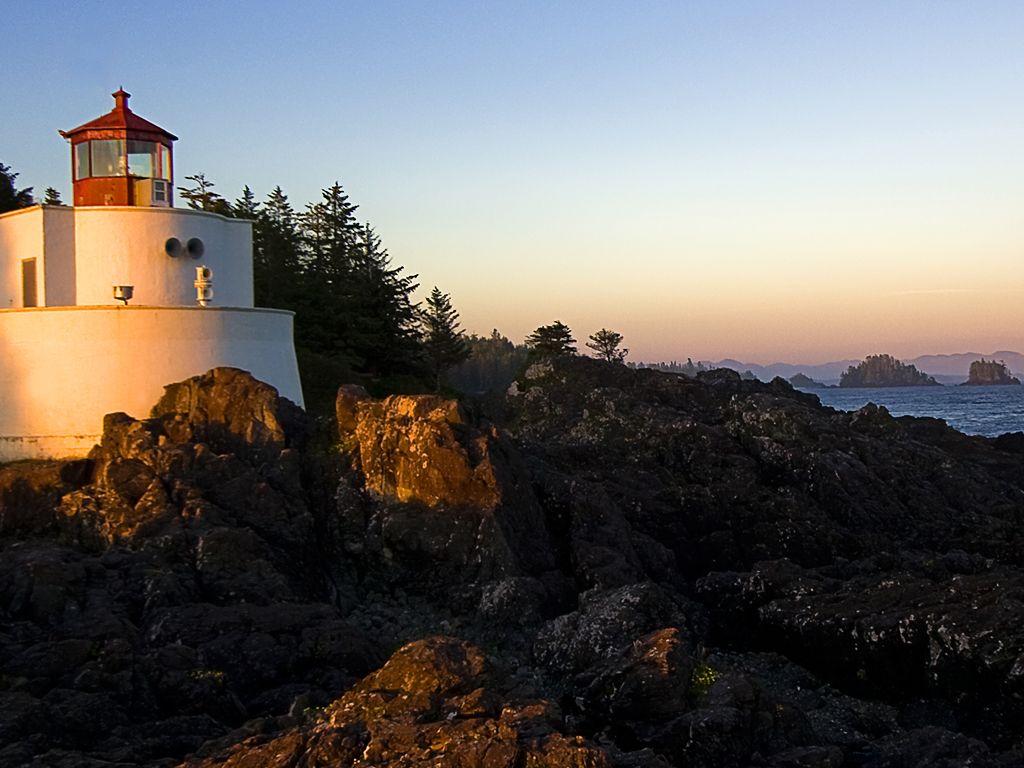
//> input picture OpenCvTestproject/Lighthouse.jpg, 1024 x 768 px
$ ./blobs   (built with g++ and OpenCV 4)
//> lines starting //> are read from the running program, lines starting //| are printed output that depends on the picture; after the words box and inside, x2 and y2 are one past the last pixel; in counts of white or black regions, pixels touching at a corner belong together
// [16 lines of licence text are left out]

#include <iostream>
#include <vector>
#include <opencv2/core/core.hpp>
#include <opencv2/imgproc/imgproc.hpp>
#include <opencv2/highgui/highgui.hpp>

int main()
{
	// Read input binary image
	cv::Mat image= cv::imread("Lighthouse.jpg",0);
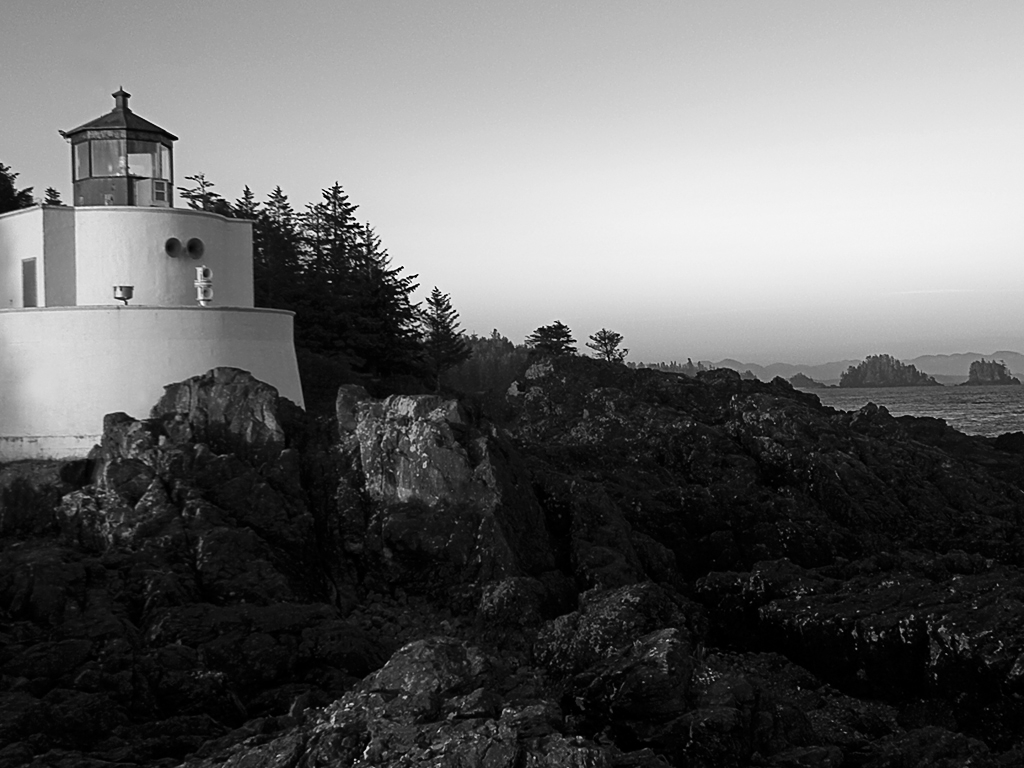
//> image: 768 rows x 1024 cols, CV_8UC1; min 0, max 255, mean 101.6
	if (!image.data)
		return 0;

	cv::namedWindow("Binary Image");
	cv::imshow("Binary Image",image);

	// Get the contours of the connected components
	std::vector<std::vector<cv::Point>> contours;
	cv::findContours(image,
		contours, // a vector of contours
		CV_RETR_EXTERNAL, // retrieve the external contours
		CV_CHAIN_APPROX_NONE); // retrieve all pixels of each contours
//> contours = 2 contours, 1 with area under 20; largest, box (x1, y1, x2, y2) and area: (0, 0, 1024, 768) 784429

	// Print contours' length
	std::cout << "Contours: " << contours.size() << std::endl;
//| Contours: 2
	std::vector<std::vector<cv::Point>>::const_iterator itContours= contours.begin();
	for ( ; itContours!=contours.end(); ++itContours) {

		std::cout << "Size: " << itContours->size() << std::endl;
	}
//> this loop made 2 passes
//| Size: 5
//| Size: 3672

	// draw black contours on white image
	cv::Mat result(image.size(),CV_8U,cv::Scalar(255));
	// [99 lines of commented-out code are left out]
	image= cv::imread("Lighthouse.jpg",0);

	// Get the contours of the connected components
	cv::findContours(image,
		contours, // a vector of contours
		CV_RETR_LIST, // retrieve the external and internal contours
		CV_CHAIN_APPROX_NONE); // retrieve all pixels of each contours
//> contours = 1720 contours, 1638 with area under 20; largest, box (x1, y1, x2, y2) and area: (0, 0, 1024, 768) 784429, (616, 724, 666, 753) 544, (899, 669, 927, 699) 462, (709, 624, 737, 650) 298, (744, 606, 760, 632) 222

	// draw black contours on white image
	result.setTo(cv::Scalar(255));
	cv::drawContours(result,contours,
		-1, // draw all contours
		cv::Scalar(0), // in black
		2); // with a thickness of 2
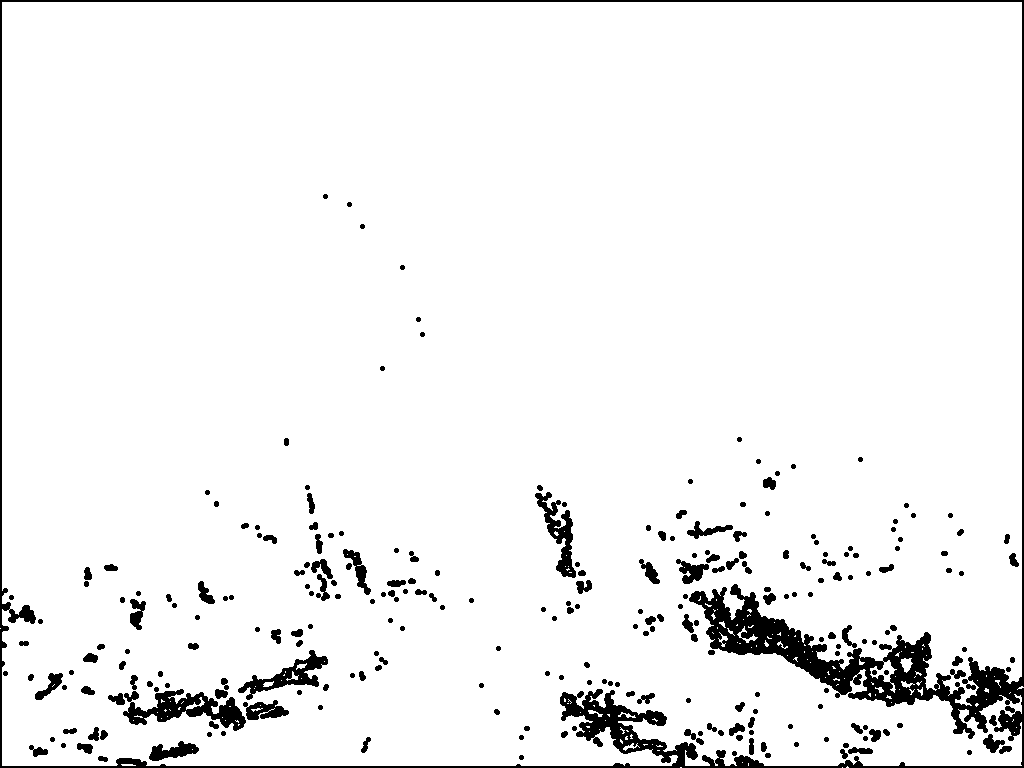
//> result: 768 rows x 1024 cols, CV_8UC1; 94.6% white; 256 black regions, largest, box (x1, y1, x2, y2) and area: (0, 0, 1024, 768) 24254, (123, 689, 246, 731) 2267, (238, 650, 328, 700) 1294
	cv::namedWindow("All Contours");
	cv::imshow("All Contours",result);

	cv::waitKey();
	return 0;
}

$ run again, with OpenCvTestproject/Desert.jpg copied over OpenCvTestproject/Lighthouse.jpg
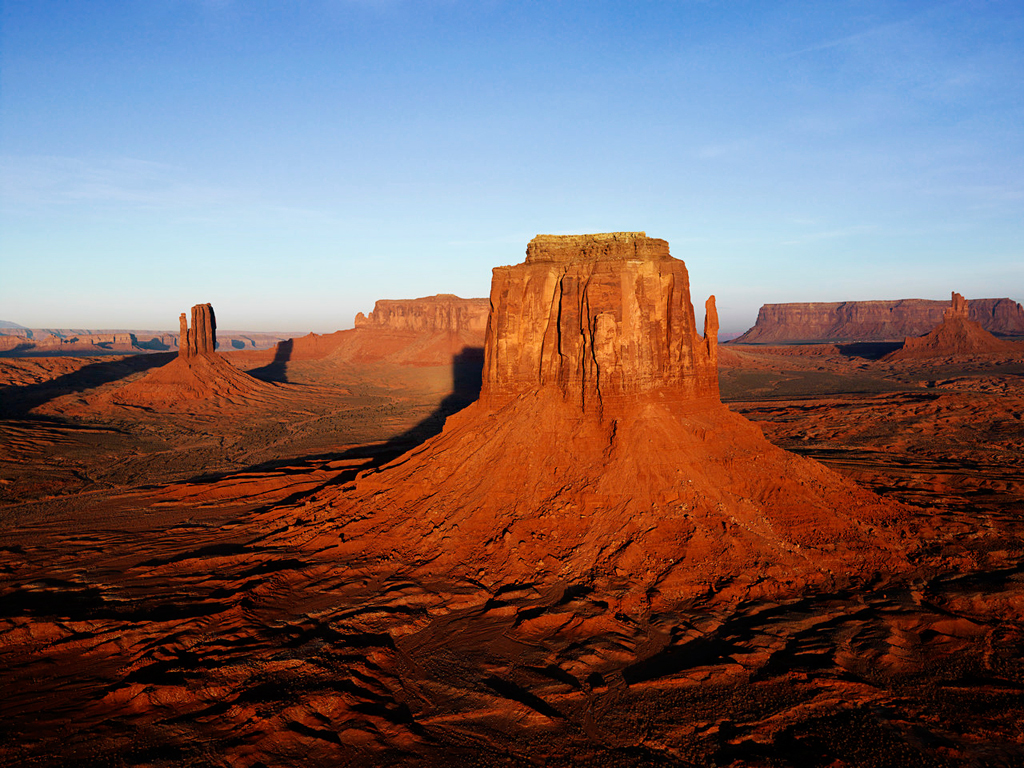
//> input picture OpenCvTestproject/Desert.jpg, 1024 x 768 px
//> `cv::Mat image= cv::imread("Lighthouse.jpg",0);`:
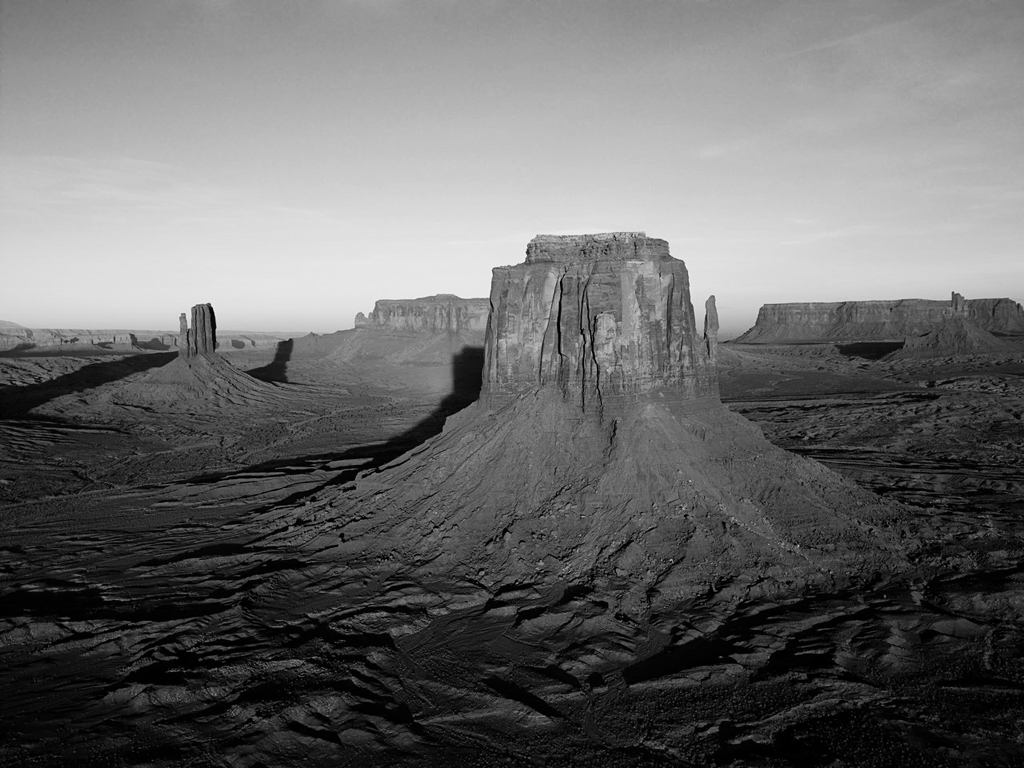
//> image: 768 rows x 1024 cols, CV_8UC1; min 0, max 245, mean 105.3
//> `cv::findContours(image, contours, CV_RETR_EXTERNAL, CV_CHAIN_APPROX_NO..`: contours = 1 contour; box (x1, y1, x2, y2) and area: (0, 0, 1024, 768) 784546
//| Contours: 1
//> the loop `for ( ; itContours!=contours.end(); ++itContours)` made 1 pass
//| Size: 3612
//> `cv::findContours(image, contours, CV_RETR_LIST, CV_CHAIN_APPROX_NONE);`: contours = 3514 contours, 3489 with area under 20; largest, box (x1, y1, x2, y2) and area: (0, 0, 1024, 768) 784546, (776, 728, 813, 757) 326, (717, 750, 754, 763) 198, (812, 655, 828, 669) 104, (753, 747, 776, 757) 104
//> `cv::drawContours(result,contours, -1, cv::Scalar(0), 2);`:
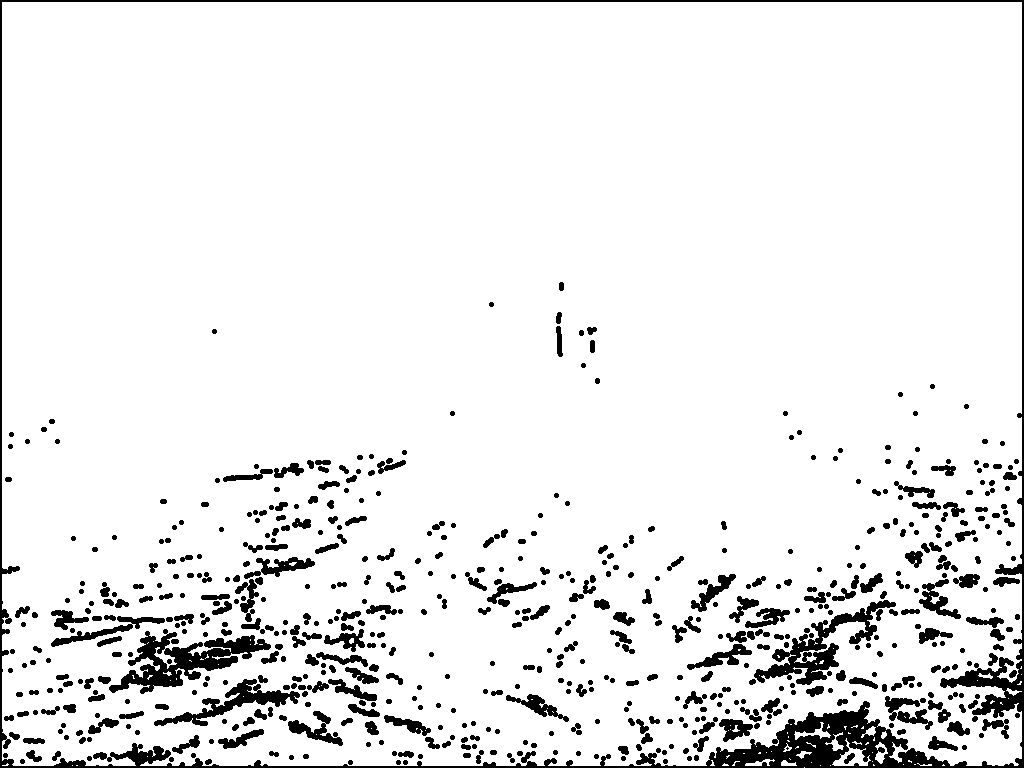
//> result: 768 rows x 1024 cols, CV_8UC1; 92% white; 611 black regions (1 under 20 px), largest, box (x1, y1, x2, y2) and area: (0, 0, 1024, 768) 17670, (109, 629, 271, 694) 3854, (754, 600, 896, 685) 3022

$ run again, with OpenCvTestproject/Hydrangeas.jpg copied over OpenCvTestproject/Lighthouse.jpg
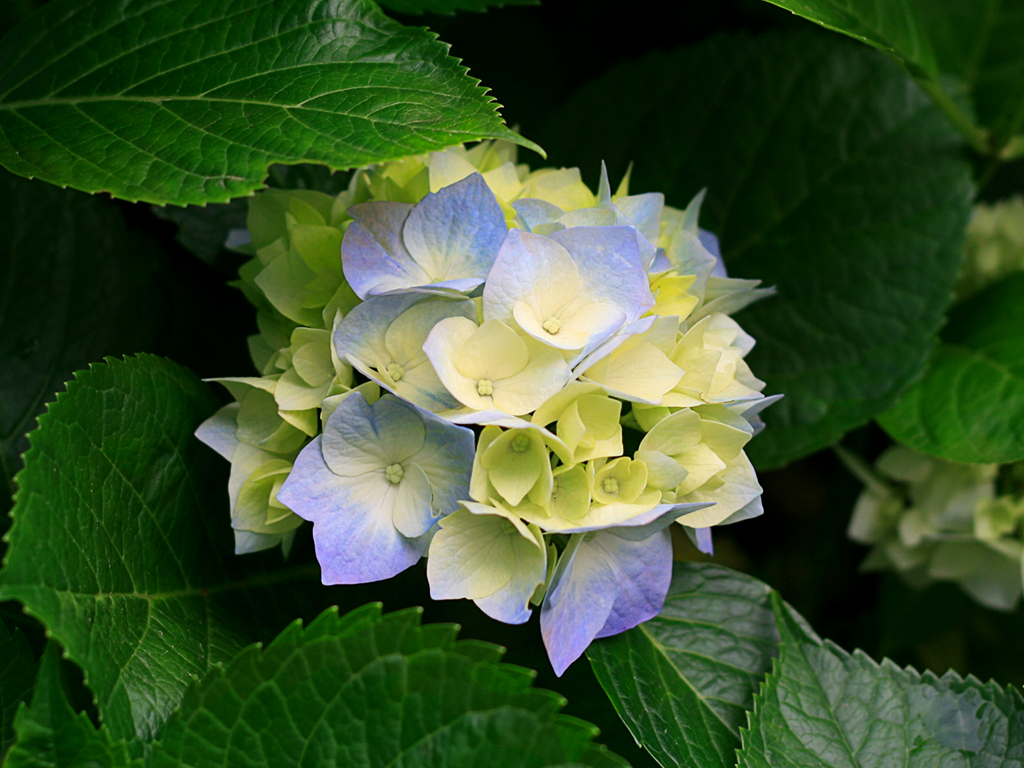
//> input picture OpenCvTestproject/Hydrangeas.jpg, 1024 x 768 px
//> `cv::Mat image= cv::imread("Lighthouse.jpg",0);`:
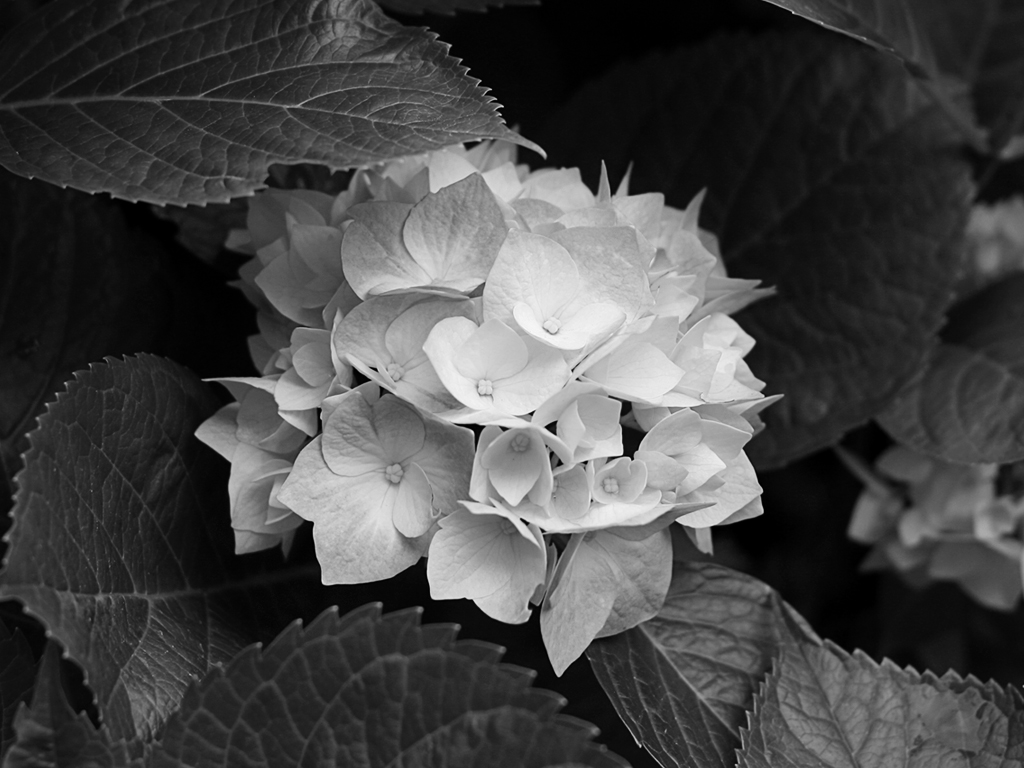
//> image: 768 rows x 1024 cols, CV_8UC1; min 0, max 248, mean 69.8
//> `cv::findContours(image, contours, CV_RETR_EXTERNAL, CV_CHAIN_APPROX_NO..`: contours = 1 contour; box (x1, y1, x2, y2) and area: (0, 0, 1024, 768) 784580
//| Contours: 1
//> the loop `for ( ; itContours!=contours.end(); ++itContours)` made 1 pass
//| Size: 3599
//> `cv::findContours(image, contours, CV_RETR_LIST, CV_CHAIN_APPROX_NONE);`: contours = 568 contours, 542 with area under 20; largest, box (x1, y1, x2, y2) and area: (0, 0, 1024, 768) 784580, (603, 6, 681, 53) 2048, (120, 200, 197, 266) 1412, (727, 513, 787, 558) 1382, (822, 574, 878, 619) 1070
//> `cv::drawContours(result,contours, -1, cv::Scalar(0), 2);`:
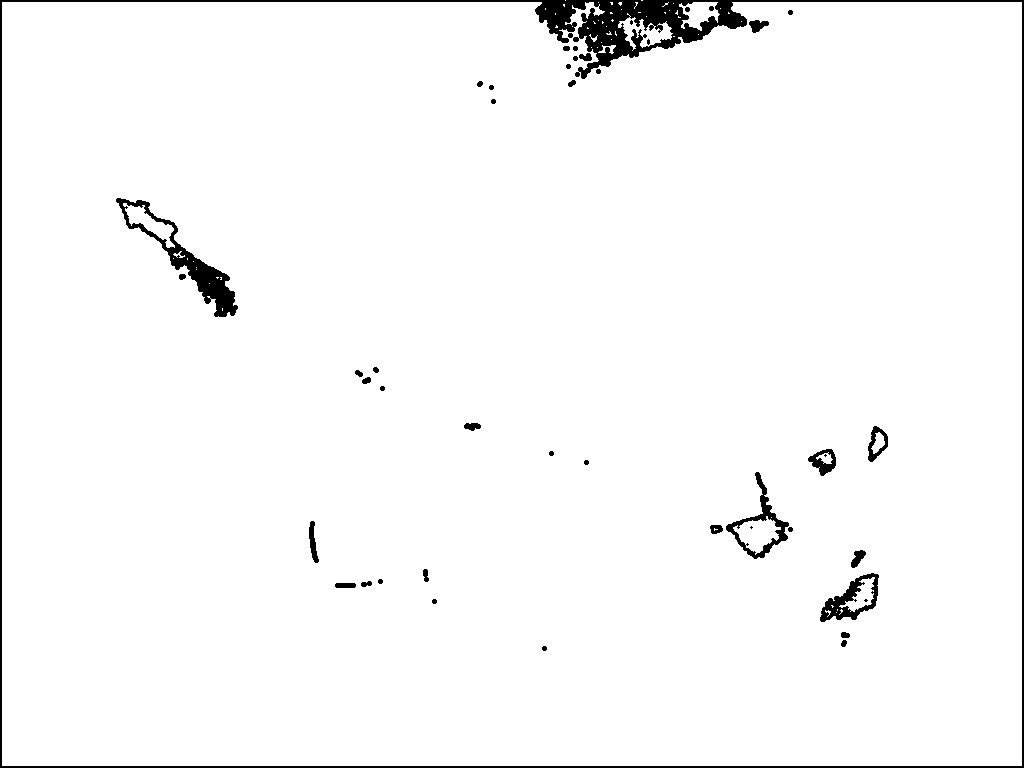
//> result: 768 rows x 1024 cols, CV_8UC1; 97.4% white; 46 black regions (5 under 20 px), largest, box (x1, y1, x2, y2) and area: (0, 0, 1024, 768) 13451, (116, 198, 238, 317) 2579, (820, 573, 879, 622) 1066
